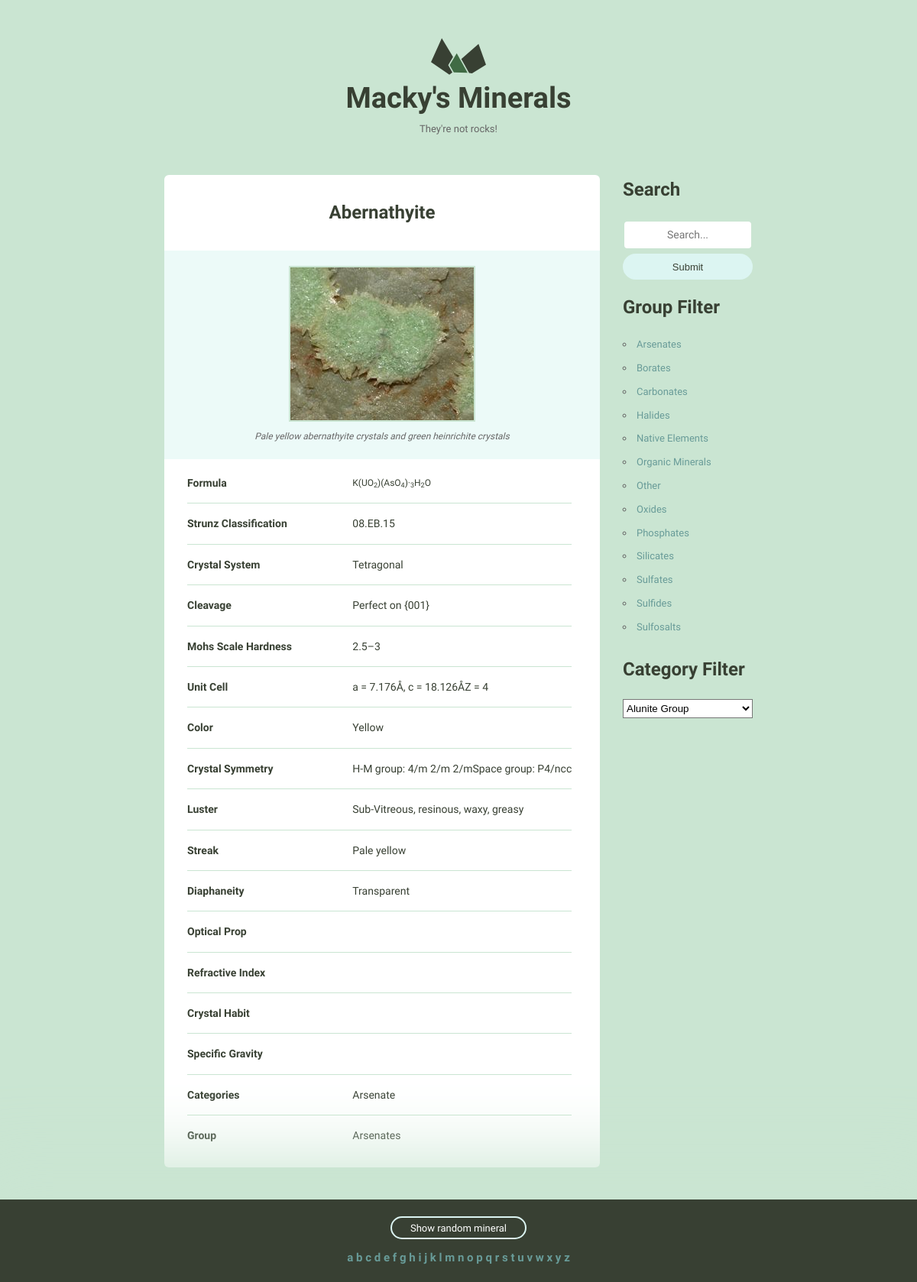
The page /detail/2/ on the database its author committed.
### mineral_detail/models.py (models this page shows, shortened)
class Mineral(models.Model):
    name = models.CharField(max_length=500)
    image_filename = models.CharField(max_length=500)
    image_caption = models.CharField(max_length=500)
    formula = models.CharField(max_length=500, blank=True)
    strunz = models.CharField(max_length=500, blank=True)
    crystal_system = models.CharField(max_length=500)
    unit_cell = models.CharField(max_length=500, blank=True)
    color = models.CharField(max_length=500, blank=True)
    crystal_symmetry = models.CharField(max_length=500, blank=True)
    cleavage = models.CharField(max_length=500, blank=True)
    mohs_scale = models.CharField(max_length=500, blank=True)
    luster = models.CharField(max_length=500, blank=True)
    streak = models.CharField(max_length=500, blank=True)
    diaphaneity = models.CharField(max_length=500, blank=True)
    optical_prop = models.CharField(max_length=500, blank=True)
    refractive_index = models.CharField(max_length=500, blank=True)
    crystal_habit = models.CharField(max_length=500, blank=True)
    specific_gravity = models.CharField(max_length=500, blank=True)
    categories = models.ManyToManyField(Category)
    group = models.ForeignKey(Group, on_delete=models.CASCADE)
    @property
    def static_url(self):
        return 'images/minerals/' + self.name.title() + '.jpg'
    def category_names(self):
        return ', '.join([a.name for a in self.categories.all()])

class Category(models.Model):
    name = models.CharField(max_length=500, default='None')

class Group(models.Model):
    name = models.CharField(max_length=500)
    def __str__(self):
        return self.name

### mineral_detail/views.py (the view)
# urls.py: path('detail/', include('mineral_detail.urls'), name='mineral-detail'),
def mineral_detail(request, mineral_id):
    mineral = get_object_or_404(Mineral, pk=mineral_id)
    mineral_form = MineralForm(instance=mineral)
    all_mineral_count = Mineral.objects.all().values('id').count()
    rand_num = random.randint(1, all_mineral_count)
    groups = Group.objects.values('name').order_by('name')
    categories = Category.objects.values('name').order_by('name')
    context = {
        'mineral': mineral,
        'mineral_form': mineral_form,
        'rand_mineral': rand_num,
        'letters': string.ascii_lowercase,
        'mineral_groups': groups,
        'mineral_categories': categories,
    }
    return render(request, 'detail.html', context)

### mineral_detail/forms.py
class MineralForm(forms.ModelForm):
    class Meta:
        model = Mineral
        fields = ['strunz', 'crystal_system', 'cleavage', 'mohs_scale',
                  'unit_cell', 'color', 'crystal_symmetry',
                  'luster', 'streak', 'diaphaneity', 'optical_prop',
                  'refractive_index', 'crystal_habit',
                  'specific_gravity']
        labels = {
            'strunz': 'Strunz Classification',
            'mohs_scale': 'Mohs Scale Hardness'
        }

### mineral_detail/templatetags/custom_tags.py (called while the page is built)
@register.simple_tag(name='url_filter_replace')
def url_filter_replace(request, field, value):
    url_string = request.GET.copy()
    return u"/?{}={}".format(field, value)

### templates/detail.html
{% extends "layout.html" %}
{% block content %}
    <div class="mineral__container">
        <h1 class="mineral__name">{{ mineral.name }}</h1>
        <div class="mineral__image-bg">
            {% load static %}
            <img class="mineral__image" src="{% static mineral.static_url %}">
            <p class="mineral__caption">{{ mineral.image_caption }}</p>
        </div>
        <div class="mineral__table-container">
            <table class="mineral__table">
                <tr>
                    <td class="mineral__category">Formula</td>
                    {% autoescape off %}
                        <td class="mineral__formula">{{ mineral.formula }}</td>
                    {% endautoescape %}
                </tr>
                {% for field in mineral_form %}
                    <tr>
                        <td class="mineral__category">{{ field.label|title }}</td>
                        <td>{{ field.value }}</td>
                    </tr>
                {% endfor %}
                <tr>
                    <td class="mineral__category">Categories</td>
                    <td>{{ mineral.category_names }}</td>
                </tr>
                <tr>
                    <td class="mineral__category">Group</td>
                    <td>{{ mineral.group }}</td>
                </tr>
            </table>
        </div>
    </div>
{% endblock %}

### static/css/global.css (style rules this page uses)
html { font-family: sans-serif; -ms-text-size-adjust: 100%; -webkit-text-size-adjust: 100%; }
body { margin: 0; }
h1 { font-size: 2em; margin: 0.67em 0; }
sub { font-size: 75%; line-height: 0; position: relative; vertical-align: baseline; bottom: -0.25em; }
img { border: 0; }
table { border-collapse: collapse; border-spacing: 0; }
td, th { padding: 0; }
html { font-size: 62.5%; }
body { background-color: #CAE5D2; font-size: 1.5em; line-height: 1.6; font-weight: 400; font-family: "Cousine"; color: #666; }
h1, h2, h3, h4, h5, h6 { margin-top: 0; margin-bottom: 2rem; font-weight: bold; font-family: "Work Sans", sans-serif; color: #384033; }
h1 { font-size: 3.8rem; }
@media (min-width: 550px) { h1 { font-size: 3.8rem; } }
p { margin-top: 0; font-size: 1.6rem; }
th, td { padding: 15px; text-align: left; border-bottom: 1px solid #e1e1e1; }
th:first-child, td:first-child { padding-left: 0; }
th:last-child, td:last-child { padding-right: 0; }
table, p, ul { margin-bottom: 2.5rem; }
.mineral__container { background-color: #fff; border-radius: 6px; list-style: none; padding: 0; text-align: center; }
.mineral__name { display: block; width: 100%; margin: 0; font-size: 24px; padding: 30px 0 30px 0; }
.mineral__image { display: block; margin: 0 auto; border: solid 2px #CAE5D2; }
.mineral__image-bg { background-color: #ecfaf8; padding: 20px 0; }
.mineral__caption { font-size: 12px; font-style: italic; padding: 10px 0 0 0; margin: 0; }
.mineral__table { font-size: 14px; color: #384033; }
.mineral__table td { border-color: #CAE5D2; }
.mineral__table tr:last-of-type td { border-bottom: none; padding-bottom: 0; }
.mineral__table-container { padding: 5px 30px 0; }
.mineral__category { font-weight: bold; width: 40%; }
.mineral__formula { font-size: 12px; }

### static/css/custom.css (style rules this page uses)
.mineral__container { padding-bottom: 5px; margin-bottom: 10%; }
@media (min-width: 550px) { .mineral__container { margin-bottom: 0 !important; } }

### rows shown on the page
Mineral: name "Abernathyite", name (picture), image_caption "Pale yellow abernathyite crystals and green heinrichite crystals", formula "K(UO 2 )(AsO 4 )· 3 H 2 O", value "08.EB.15" "Tetragonal" "Perfect on {001}" "2.5–3" "a = 7.176Å, c = 18.126ÅZ = 4" "Yellow" "H-M group: 4/m 2/m 2/mSpace group: P4/ncc" "Sub-Vitreous, resinous, waxy, greasy" "Pale yellow" "Transparent", category_names "Arsenate", group "Arsenates"

### other values the page prints
{{ field.label|title }} "Strunz Classification" "Crystal System" "Cleavage" "Mohs Scale Hardness" "Unit Cell" "Color" "Crystal Symmetry" "Luster" "Streak" "Diaphaneity" "Optical Prop" "Refractive Index" "Crystal Habit" "Specific Gravity"
{{ group.name|title }} "Arsenates" "Borates" "Carbonates" "Halides" "Native Elements" "Organic Minerals" "Other" "Oxides" "Phosphates" "Silicates" "Sulfates" "Sulfides" "Sulfosalts"
{{ letter }} "a" "b" "c" "d" "e" "f" "g" "h" "i" "j" "k" "l" "m" "n" "o" "p" "q" "r" "s" "t" "u" "v" "w" "x" "y" "z"
form field value "Alunite Group"
